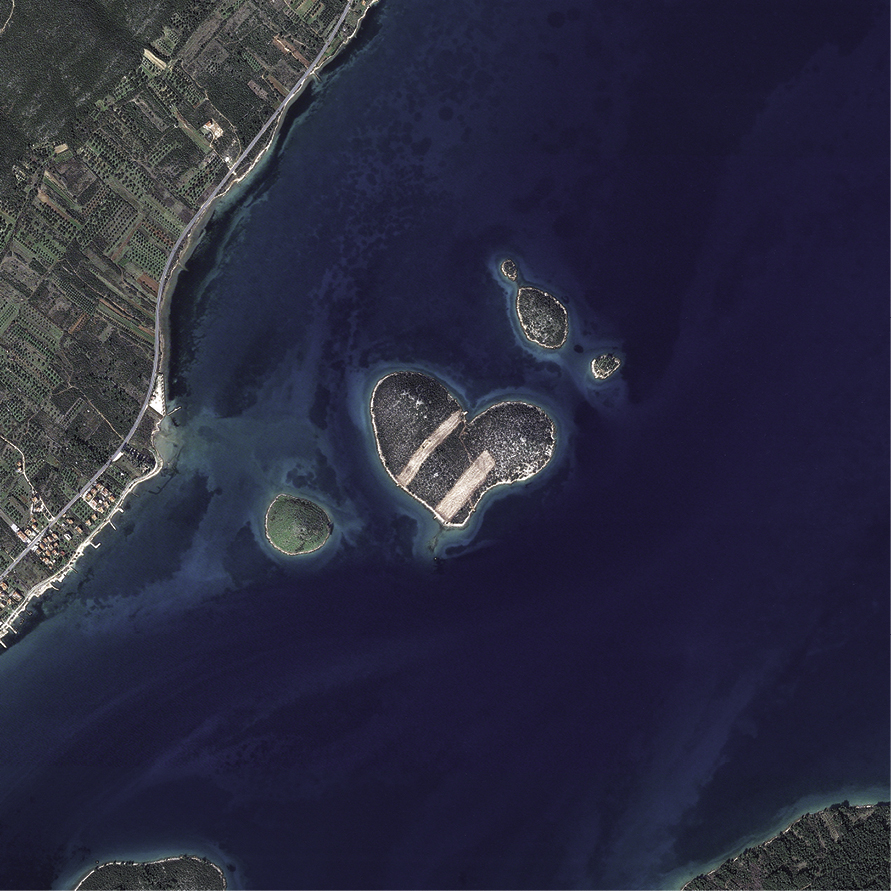
#> input picture Image_Processing/Galesnjak.jpg, 891 x 891 px
$ python HistogramsGray.py   (Python 2 division)
#> lines starting #> are read from the running program, lines starting #| are printed output that depends on the picture
#!/usr/bin/env python -tt

# Imports
import cv2
import numpy as np
from matplotlib import pyplot as plt

def main():

  fileName = ''
  fileName = raw_input(fileName)
#> the answer given: Galesnjak.jpg

  img = cv2.imread(fileName, 0)
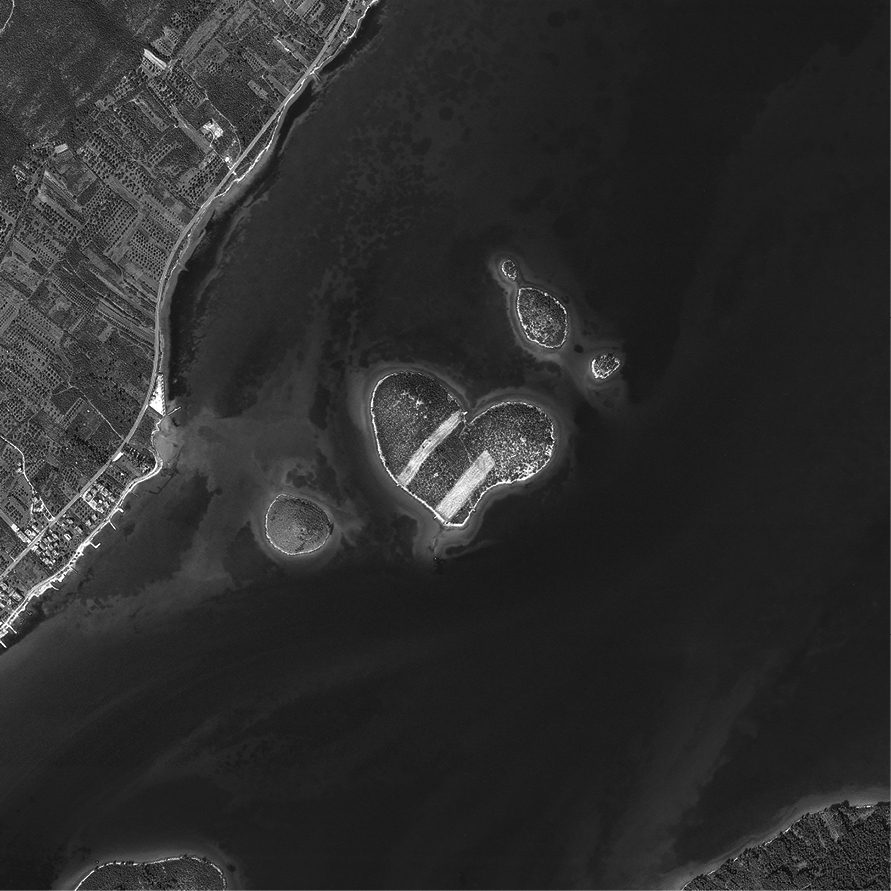
#> img: shape (891, 891); min 0, max 255, mean 45.1

  print img
#> (printed output is left out)

  # hist = cv2.calcHist([image_name], [index_value], mask, [Num of bins], [range])
  hist = cv2.calcHist([img], [0], None, [256], [0, 256])
#> hist = 256 values, max 70141 at index 30, min 27 at index 252, mean 3101.1

  plt.plot(hist)
  plt.xlim([0, 256])
  plt.show()
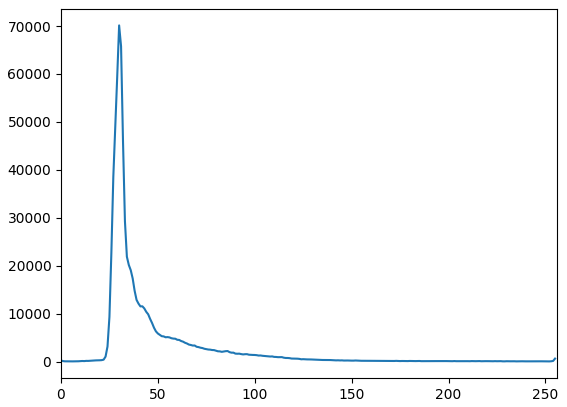
#> figure drawn by matplotlib, 1 panel; curve peaks at x = 30, y = 70141

if __name__ == '__main__':
  main()

$ run again, on Image_Processing/SIP_2.jpg
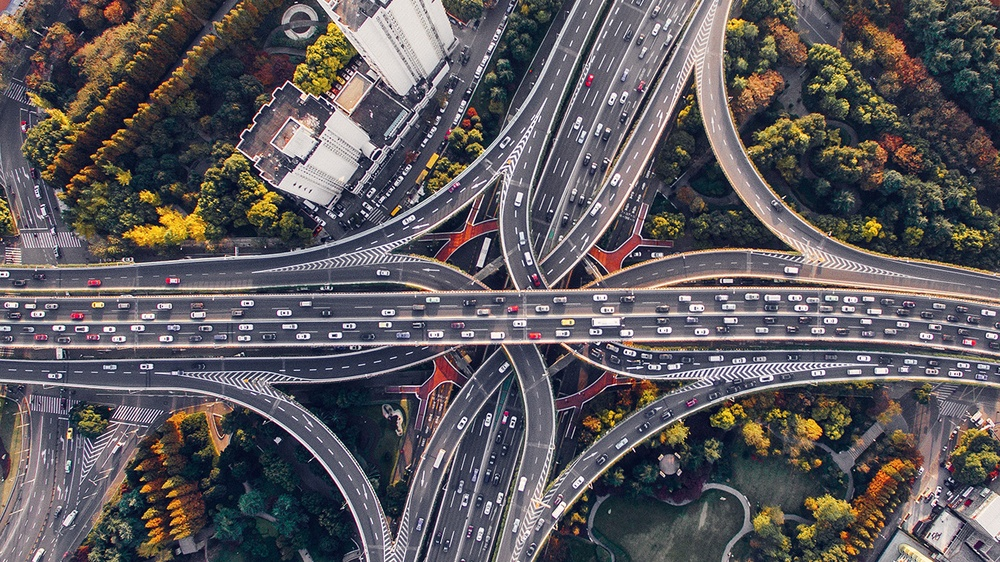
#> input picture Image_Processing/SIP_2.jpg, 1000 x 562 px, shrunk from 1366 x 768 before the run
#> in main, `img = cv2.imread(fileName, 0)`:
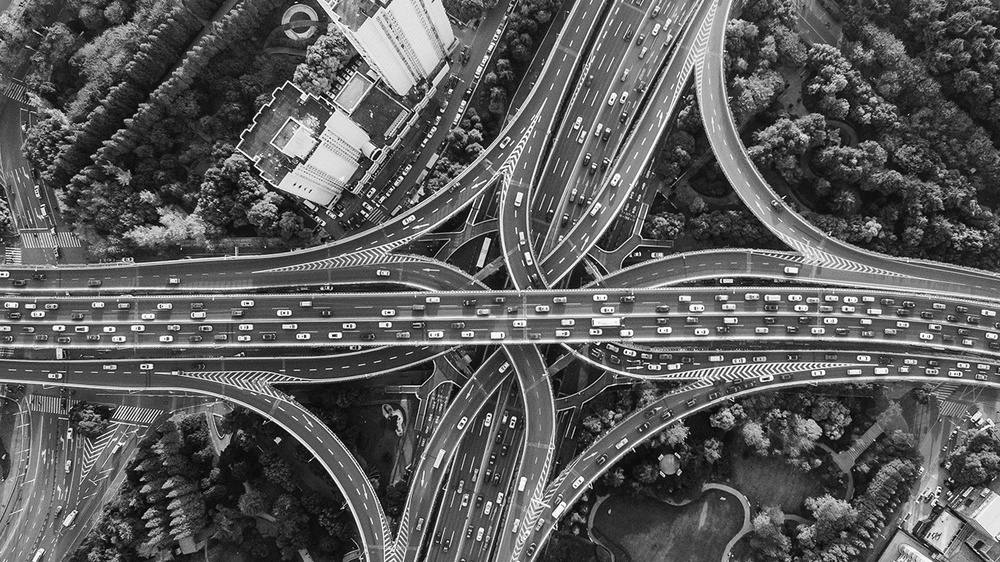
#> img: shape (562, 1000); min 0, max 255, mean 90.9
#> (printed output is left out)
#> hist = 256 values, max 5084 at index 30, min 42 at index 0, mean 2195.3
#> in main, `plt.show()`:
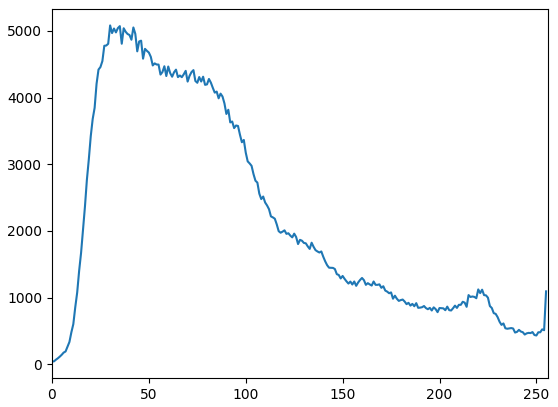
#> figure drawn by matplotlib, 1 panel; curve peaks at x = 30, y = 5084

$ run again, on Image_Processing/SIP_3.jpg
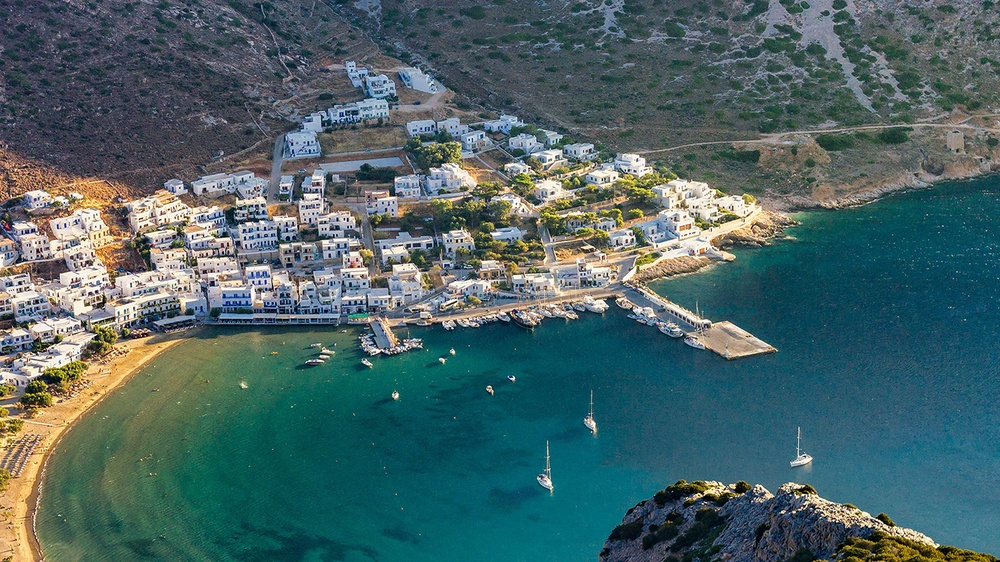
#> input picture Image_Processing/SIP_3.jpg, 1000 x 562 px, shrunk from 1366 x 768 before the run
#> in main, `img = cv2.imread(fileName, 0)`:
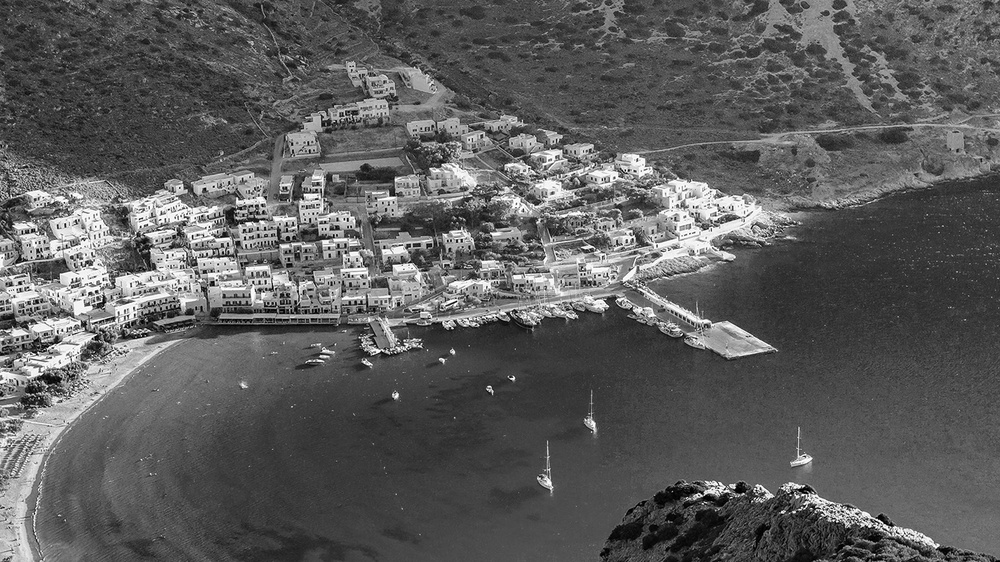
#> img: shape (562, 1000); min 0, max 255, mean 92.8
#> (printed output is left out)
#> hist = 256 values, max 9372 at index 58, min 92 at index 1, mean 2195.3
#> in main, `plt.show()`:
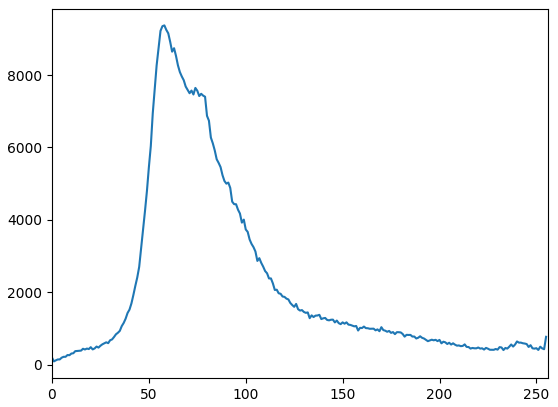
#> figure drawn by matplotlib, 1 panel; curve peaks at x = 58, y = 9372
